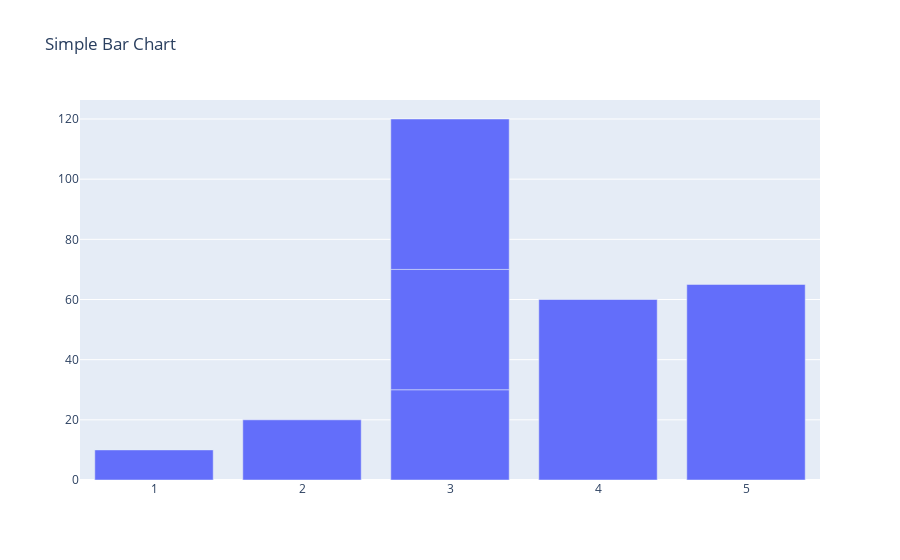

The notebook cell this image was saved under:
### Code cell
# Use go.Bar to plot Bar charts in Plotly
x1 = [1,2,3,3,3,4,5]
y1 = [10,20,30,40,50,60,65]


data = go.Bar(
             x= x1,
             y= y1,
             )

layout = go.Layout(
                  title = 'Simple Bar Chart'
                  )

fig = go.Figure(data=data,layout=layout)
fig.show()

### Figure 1 — Plotly figure (JSON) as saved in the notebook; plotly's stock layout.template omitted (floating-point values rounded to 4 significant figures)
{"data": [{"type": "bar", "x": [1, 2, 3, 3, 3, 4, 5], "y": [10, 20, 30, 40, 50, 60, 65]}], "layout": {"title": {"text": "Simple Bar Chart"}}}
